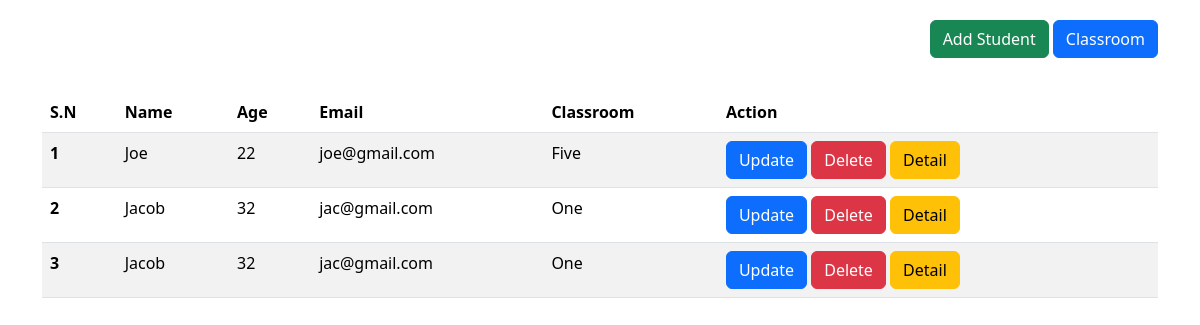
The app's page /student/, older data.
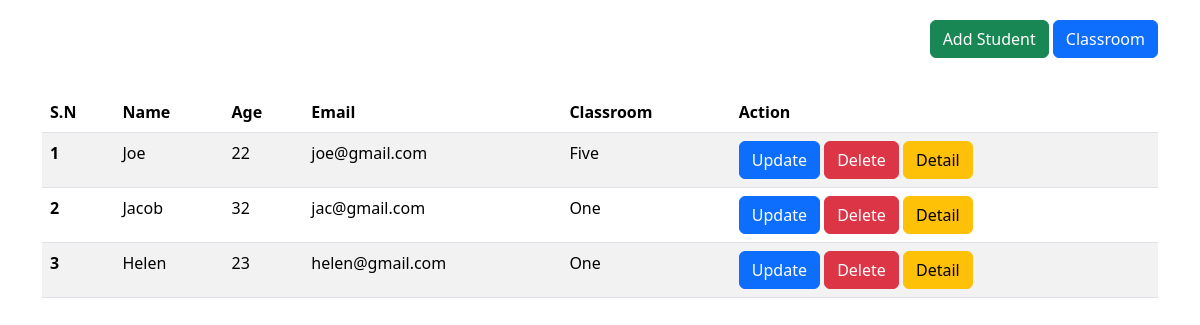
The same page, newer data.
### CRUD/models.py (models this page shows, shortened)
class Student(models.Model):
    name = models.CharField(max_length=20)
    email = models.EmailField()
    age = models.IntegerField()
    classroom = models.ForeignKey(ClassRoom, on_delete = models.CASCADE,
                                  related_name="classroom_students")

class ClassRoom(models.Model):
    name = models.CharField(max_length=20)

### CRUD/views.py (the view)
# urls.py: path("student/", crud_student, name="crud_student"),
def crud_student(request):
    students= Student.objects.all()
    return render(request, template_name='CRUD/student.html', context={"students":students})

### CRUD/templates/CRUD/student.html
{% extends "crud/base.html" %}
{% block content %}
<div style="float: right">
    <a href="{% url 'add_student' %}" class="btn btn-success">Add Student</a>
    <a href="{% url 'crud_classroom' %}" class="btn btn-primary">Classroom</a>
</div><br><br><br>
<table class="table table-striped table-hover">
    <thead>
      <tr>
        <th scope="col">S.N</th>
        <th scope="col">Name</th>
        <th scope="col">Age</th>
        <th scope="col">Email</th>
        <th scope="col">Classroom</th>
        <th scope="col">Action</th>
      </tr>
    </thead>
    <tbody>
        {% for student in students %}
      <tr>
        <th scope="row">{{forloop.counter}}</th>
        <td>{{student.name}}</td>
        <td>{{student.age}}</td>
        <td>{{student.email}}</td>
        <td>{{student.classroom.name}}</td>
        <td>
          <a class="btn btn-primary" href= "#">Update</a>
          <a class="btn btn-danger" href = "{% url 'delete_student' student.id %}">Delete</a>
          <a class="btn btn-warning" href = "{% url 'student_detail' student.id %}">Detail</a>
        </td>
        {% endfor %}
      </tr>
    </tbody>
  </table>
{% endblock %}

Row changes from the older to the newer data that the page shows:
removed Student: name "Jacob", age "32", email "jac@gmail.com", classroom.name "One"
added Student: name "Helen", age "23", email "helen@gmail.com", classroom.name "One"
